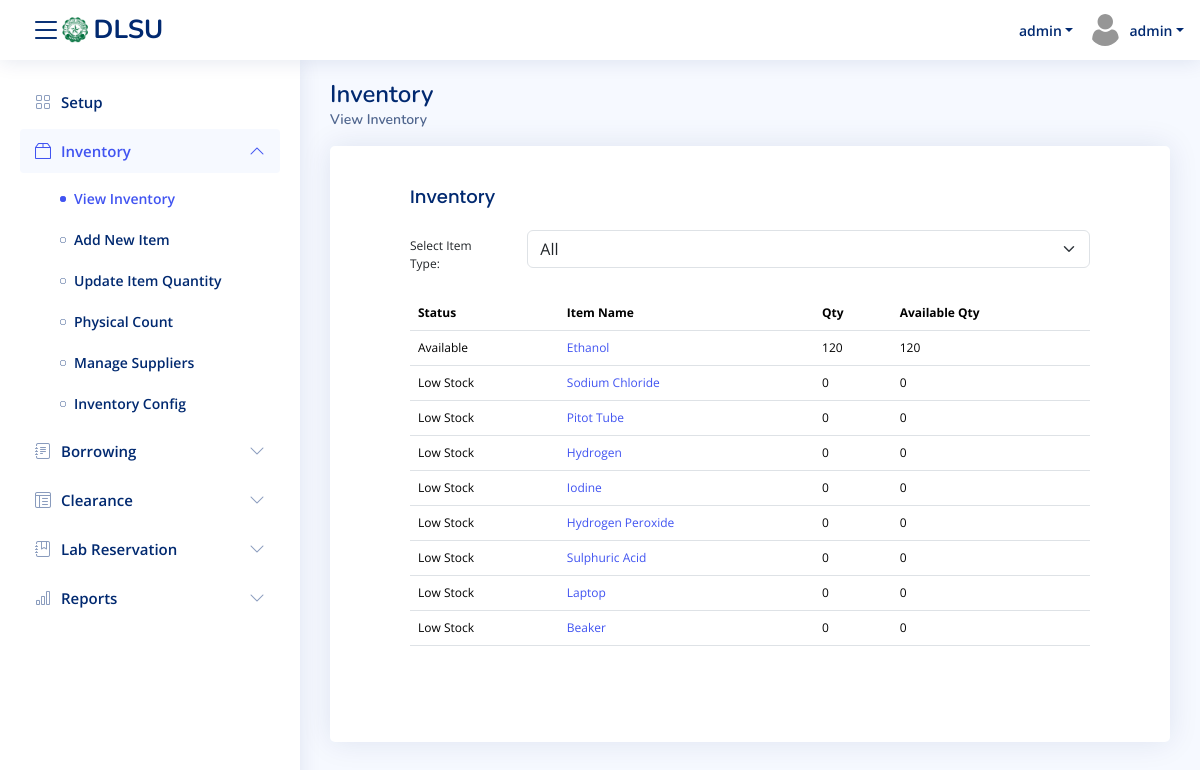
The page /inventory/ (signed in) on the database as committed earlier.
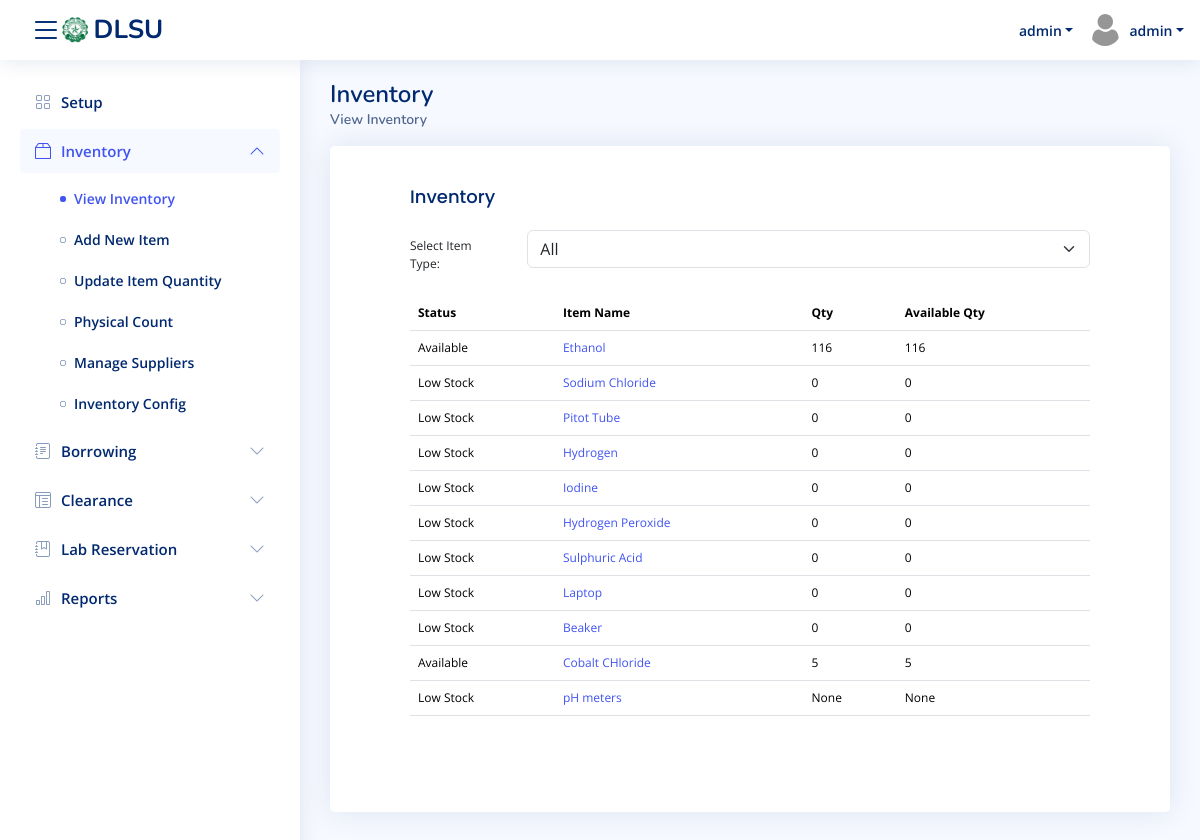
The same page on the database as committed later.
### core/models.py (models this page shows, shortened)
class item_description(models.Model):
    item_id = models.AutoField(primary_key=True)
    laboratory = models.ForeignKey('Laboratory', on_delete=models.CASCADE, null=True, blank=True)
    item_name = models.CharField(max_length=45, null=True, blank=True)
    itemType = models.ForeignKey('item_types', on_delete=models.SET_NULL, null=True, blank=True)
    alert_qty = models.IntegerField(null=True, blank=True)
    add_cols = models.CharField(max_length=45, null=True, blank=True)
    rec_expiration = models.BooleanField(default=False)
    is_disabled = models.BooleanField(default=False)
    allow_borrow = models.BooleanField(default=False)
    is_consumable = models.BooleanField(default=False)

### core/views.py (the view)
# urls.py: path('inventory/', views.inventory_view, name='inventory_view'),
def inventory_view(request):
    if not request.user.is_authenticated:
        return redirect('userlogin')
    selected_laboratory_id = request.session.get('selected_lab')
    item_types_list = item_types.objects.filter(laboratory_id=selected_laboratory_id)
    selected_item_type = request.GET.get('item_type')
    if selected_item_type:
        inventory_items = item_description.objects.filter(
            itemType_id=selected_item_type,
            laboratory_id=selected_laboratory_id,
            is_disabled=0  # Only get items that are enabled
        ).annotate(total_qty=Sum('item_inventory__qty'))  # Calculate total quantity
        selected_item_type_instance = item_types.objects.get(pk=selected_item_type)
        add_cols = json.loads(selected_item_type_instance.add_cols)
    else:
        inventory_items = item_description.objects.filter(
            laboratory_id=selected_laboratory_id,
            is_disabled=0  # Only get items that are enabled
        ).annotate(total_qty=Sum('item_inventory__qty'))  # Calculate total quantity
        add_cols = []
    return render(request, 'mod_inventory/view_inventory.html', {
        'inventory_items': inventory_items,
        'item_types': item_types_list,
        'selected_item_type': int(selected_item_type) if selected_item_type else None,
        'add_cols': add_cols,
    })

### core/context_processors.py (called while the page is built)
def labs_context(request):
    return {
        'laboratories': laboratory.objects.filter(is_available=True),
        'selected_lab_name': request.session.get('selected_lab_name')
    }

### core/templates/mod_inventory/view_inventory.html (shortened to what this page needs)
{% extends 'temp_navbar.html' %}
{% load socialaccount inventory_extras %}
{% block content %}
  <div class="pagetitle">
    <h1>Inventory</h1>
    <nav>
      <ol class="breadcrumb">
        <li class="breadcrumb-item active">View Inventory</li>
      </ol>
    </nav>
  </div>
  <section class="section">
    <div class="row">
      <div class="col-lg-12">
        <div class="card">
          <div class="card-body">
            <h5 class="card-title">Inventory</h5>
            <form method="GET" id="itemTypeForm">
              <div class="row mb-3">
                <label for="item_type" class="col-sm-2 col-form-label">Select Item Type:</label>
                <div class="col-sm-10">
                  <select class="form-select" id="item_type" name="item_type" onchange="document.getElementById('itemTypeForm').submit()">
                    <option value="">All</option>
                  </select>
                </div>
              </div>
            </form>
            <table class="table datatable">
              <thead>
                <tr>
                  <th>Status</th>
                  <th>Item Name</th>
                  <th>Qty</th>
                  <th>Available Qty</th>
                </tr>
              </thead>
              <tbody>
                {% for item in inventory_items %}
                <tr>
                  <td class="{% if item.total_qty > item.alert_qty %}qty-positive{% else %}qty-negative{% endif %}">{%if item.total_qty > item.alert_qty%}Available{%else%}Low Stock{%endif%}</td>
                  <td><a href="{% url 'inventory_itemDetails_view' item.item_id %}">{{ item.item_name }}</a></td>
                  <td class="{% if item.total_qty > 0 %}qty-positive{% else %}qty-negative{% endif %}">
                    {{ item.total_qty }}
                  </td>
                  <td>{{ item.total_qty }}</td>
                </tr>
                {% empty %}
                <tr>
                  <td colspan="6">No items found.</td>
                </tr>
                {% endfor %}
              </tbody>
            </table>
          </div>
        </div>
      </div>
    </div>
  </section>
{% endblock %}

Rows that differ between the two databases and show on the page:
changed item_description "Ethanol": total_qty "120" → "116"
added item_description: alert_qty "Available", item_name "Cobalt CHloride", total_qty "5"
added item_description: alert_qty "Low Stock", item_name "pH meters", total_qty "None"
